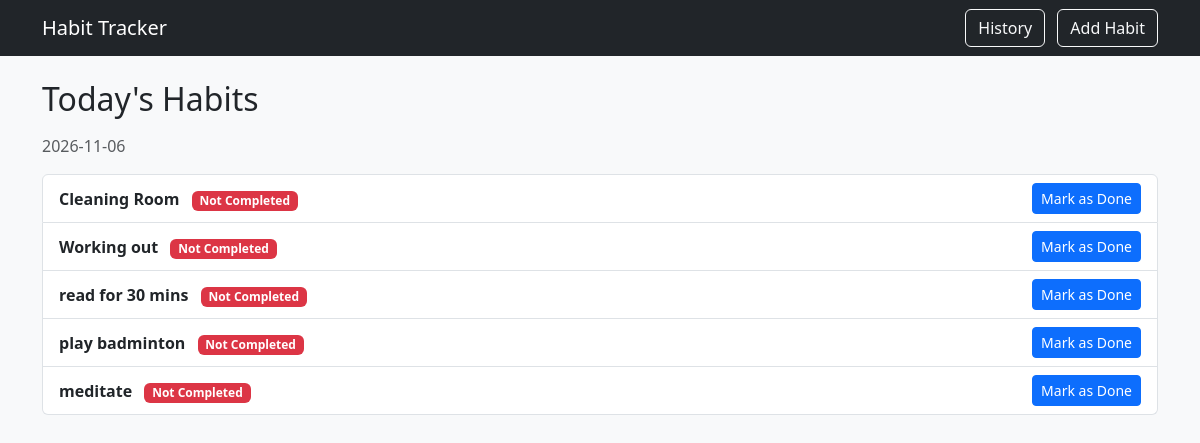
The page / on the database its author committed.
### tables this page shows
CREATE TABLE habits (
    id INTEGER PRIMARY KEY AUTOINCREMENT,
    name TEXT NOT NULL
);

### app.py (the view)
@app.route("/")
def index():
    today = date.today().isoformat()
    habits = db.execute("""
        SELECT habits.id,
               habits.name,
               COALESCE(habit_logs.completed, 0) AS completed
        FROM habits
        LEFT JOIN habit_logs
            ON habits.id = habit_logs.habit_id
            AND habit_logs.date = ?
        ORDER BY habits.id;
    """, today)
    return render_template("index.html", habits=habits, today=today)

### templates/index.html
{% extends "layout.html" %}
{% block content %}
<h2 class="mb-3">Today's Habits</h2>
<p class="text-muted">{{ today }}</p>
{% if habits %}
    <ul class="list-group">
        {% for habit in habits %}
            <li class="list-group-item d-flex justify-content-between align-items-center">
                <div>
                    <strong>{{ habit.name }}</strong>
                    {% if habit.completed %}
                        <span class="badge bg-success ms-2">Completed</span>
                    {% else %}
                        <span class="badge bg-danger ms-2">Not Completed</span>
                    {% endif %}
                </div>
                {% if not habit.completed %}
                    <form action="/complete/{{ habit.id }}" method="post">
                        <button type="submit" class="btn btn-sm btn-primary">
                            Mark as Done
                        </button>
                    </form>
                {% endif %}
            </li>
        {% endfor %}
    </ul>
{% else %}
    <p>No habits added yet.</p>
{% endif %}
{% endblock %}

### rows shown on the page
habits: name "Cleaning Room"
habits: name "Working out"
habits: name "read for 30 mins"
habits: name "play badminton"
habits: name "meditate"
